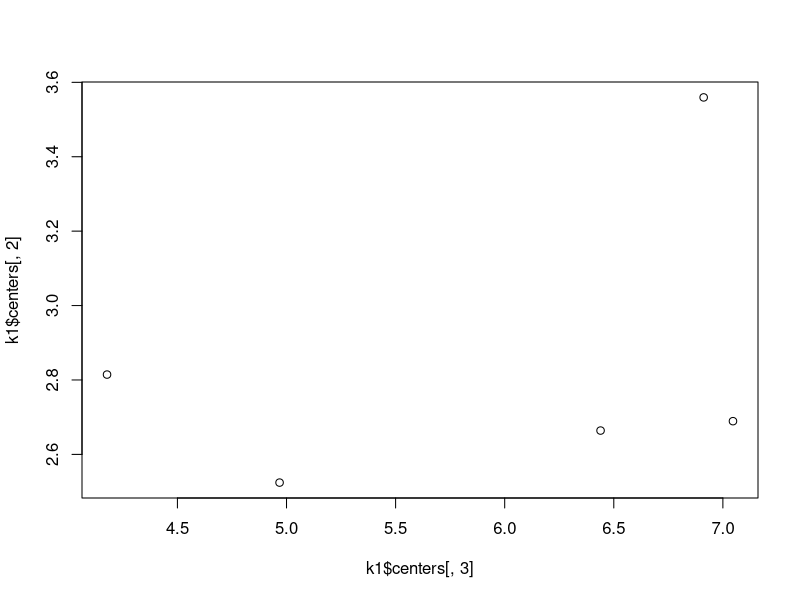
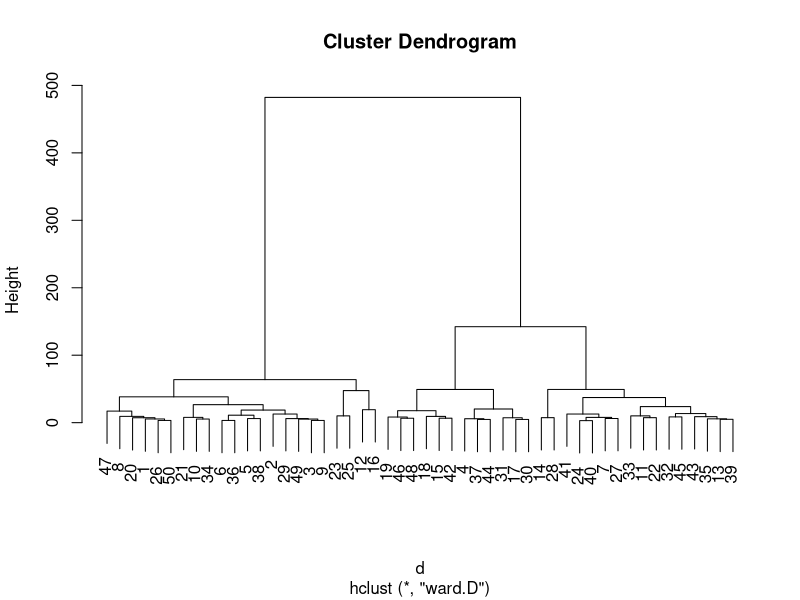
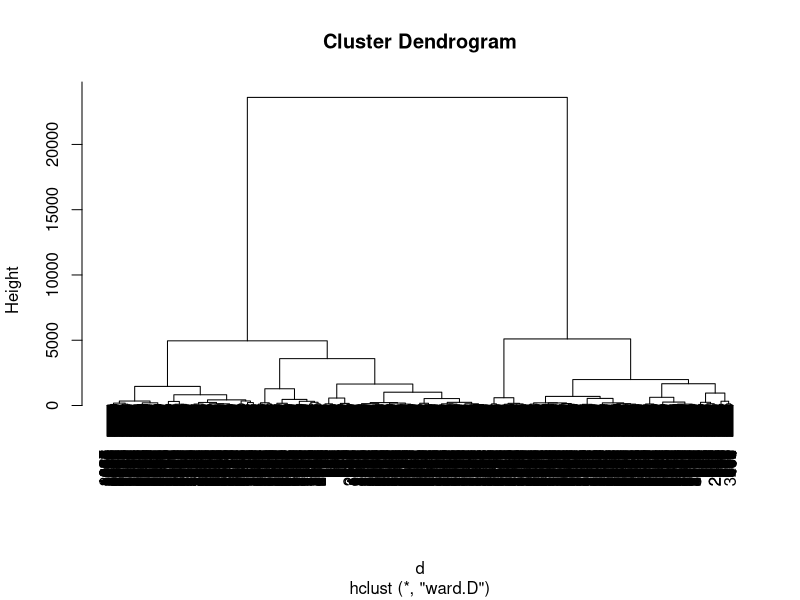
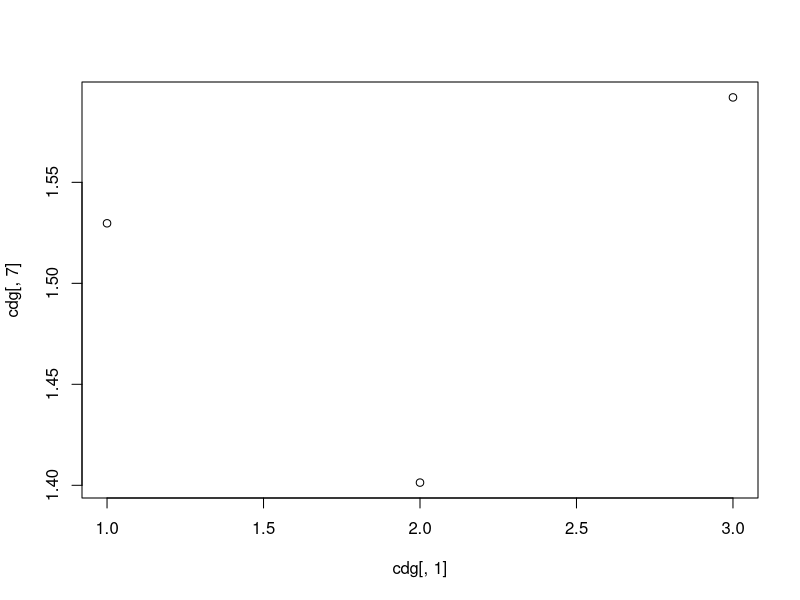
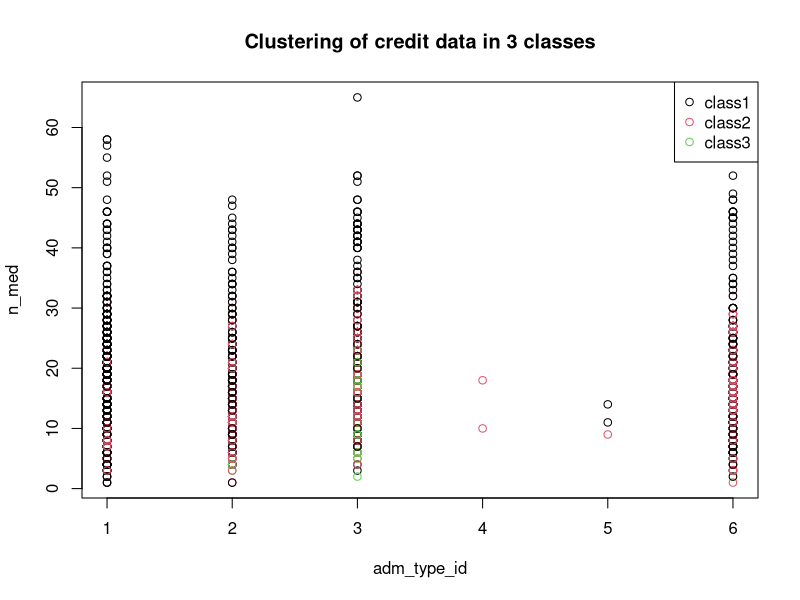
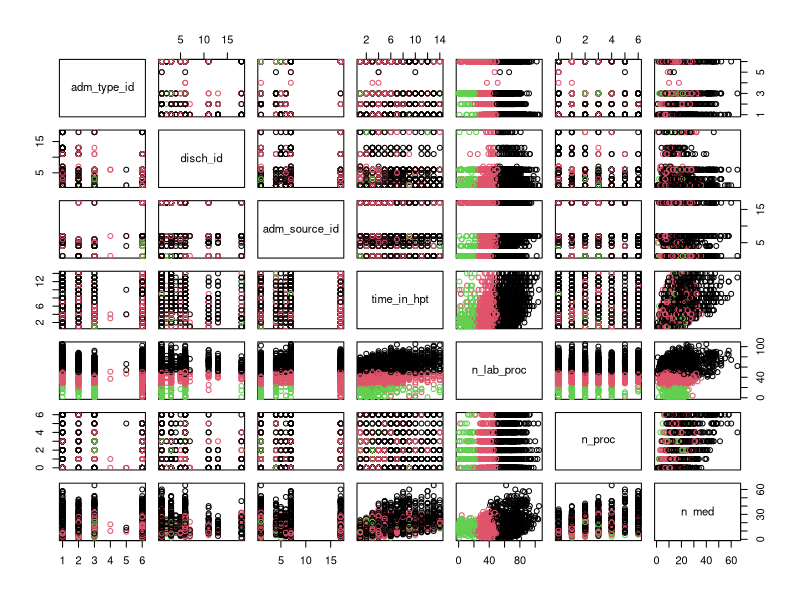

The R source for these figures, in order: (Note: this script raises an error after producing the figures.)
base_path <- "E:/Marc/Cole/Uni/7eQ/MD/DataMiningOverDiabetics"
setwd(file.path(base_path))
diabetic_data <- read.csv("processed_data.csv", na.strings = c("?"))

names(diabetic_data)
dim(diabetic_data)
summary(diabetic_data)


attach(diabetic_data)

#set a list of numerical variables
names(diabetic_data)

dcon <- data.frame (adm_type_id,disch_id,adm_source_id,time_in_hpt,n_lab_proc,n_proc,n_med,n_outp,n_emerg,n_inp,n_diag)
dim(dcon)

#
# CLUSTERING
#



# KMEANS RUN, BUT HOW MANY CLASSES?

k1 <- kmeans(dcon,5)
names(dcon)
print(k1)

attributes(k1)

k1$size

k1$withinss

k1$centers

# LETS COMPUTE THE DECOMPOSITION OF INERTIA

Bss <- sum(rowSums(k1$centers^2)*k1$size)
Bss
Wss <- sum(k1$withinss)
Wss
Tss <- k1$totss
Tss

Bss+Wss

Ib1 <- 100*Bss/(Bss+Wss)
Ib1

# LETS REPEAT THE KMEANS RUN WITH K=5

k2 <- kmeans(dcon,5)
k2$size

Bss <- sum(rowSums(k2$centers^2)*k2$size)
Bss
Wss <- sum(k2$withinss)
Wss

Ib2 <- 100*Bss/(Bss+Wss)
Ib2
Ib1

k2$centers
k1$centers

plot(k1$centers[,3],k1$centers[,2])

table(k1$cluster, k2$cluster)

# WHY WE HAVE OBTAINED DIFFERENT RESULTS?, AND WHICH RUN IS BETTER?

# NOW TRY K=8

k3 <- kmeans(dcon,8)
k3$size

Bss <- sum(rowSums(k3$centers^2)*k3$size)
Wss <- sum(k3$withinss)

Ib3 <- 100*Bss/(Bss+Wss)
Ib3


# HIERARCHICAL CLUSTERING

d  <- dist(dcon[1:50,])
h1 <- hclust(d,method="ward.D")  # NOTICE THE COST
plot(h1)

d  <- dist(dcon)
h1 <- hclust(d,method="ward.D")  # NOTICE THE COST
plot(h1)

# BUT WE ONLY NEED WHERE THERE ARE THE LEAPS OF THE HEIGHT

# WHERE ARE THER THE LEAPS? WHERE WILL YOU CUT THE DENDREOGRAM?, HOW MANY CLASSES WILL YOU OBTAIN?

nc = 3

c1 <- cutree(h1,nc)

c1[1:20]

nc = 5

c5 <- cutree(h1,nc)

c5[1:20]


table(c1)
table(c5)
table(c1,c5)


cdg <- aggregate(as.data.frame(dcon),list(c1),mean)
cdg

plot(cdg[,1], cdg[,7])

# LETS SEE THE PARTITION VISUALLY


plot(adm_type_id,n_med,col=c1,main="Clustering of credit data in 3 classes")
legend("topright",c("class1","class2","class3"),pch=1,col=c(1:3))



#plot(RatiFin,Estalvi)
#plot(RatiFin,Estalvi,col=c1,main="Clustering of credit data in 3 classes")
#legend("topright",c("class1","class2","class3"),pch=1,col=c(1:3), cex=0.6)

#plot(Antiguedad.Trabajo,Estalvi,col=c1,main="Clustering of credit data in 3 classes")
#legend("topright",c("class1","class2","class3"),pch=1,col=c(1:3), cex=0.6)
#plot(Patrimonio, Ingresos,col=c1,main="Clustering of credit data in 3 classes")
##legend("topright",c("class1","class2","class3"),pch=1,col=c(1:3), cex=0.6)
#plot(Patrimonio, Antiguedad.Trabajo,col=c1,main="Clustering of credit data in 3 classes")
#legend("topright",c("class1","class2","class3"),pch=1,col=c(1:3), cex=0.6)

pairs(dcon[,1:7], col=c1)

#plot(FI[,1],FI[,2],col=c1,main="Clustering of credit data in 3 classes")
#legend("topleft",c("c1","c2","c3"),pch=1,col=c(1:3))

# LETS SEE THE QUALITY OF THE HIERARCHICAL PARTITION



Bss <- sum(rowSums(cdg^2)*as.numeric(table(c1)))

Ib4 <- 100*Bss/Tss
Ib4


#move to Gower mixed distance to deal 
#simoultaneously with numerical and qualitative data

library(cluster)

#dissimilarity matrix

actives<-c(2:16)
actives<-c(2:29)
dissimMatrix <- daisy(diabetic_data[,actives], metric = "gower", stand=TRUE)

distMatrix<-dissimMatrix^2

h1 <- hclust(distMatrix,method="ward.D")  # NOTICE THE COST
#versions noves "ward.D" i abans de plot: par(mar=rep(2,4)) si se quejara de los margenes del plot

plot(h1)

c2 <- cutree(h1,4)

#class sizes 
table(c2)

#comparing with other partitions
table(c1,c2)


names(diabetic_data)
#disch_id
boxplot(diabetic_data[,9]~c2, horizontal=TRUE)
#adm_source_id
boxplot(diabetic_data[,10]~c2, horizontal=TRUE)
#time_in_hpt
boxplot(diabetic_data[,11]~c2, horizontal=TRUE)

pairs(dcon[,1:7], col=c2)

plot(disch_id,adm_source_id,col=c2,main="Clustering of credit data in 3 classes")
#legend("topright",levels(c2),pch=1,col=c(1:4), cex=0.6)

cdg <- aggregate(as.data.frame(dcon),list(c2),mean)
cdg

plot(n_lab_proc, n_med, col= c2)
points(cdg[,4],cdg[,5],pch=16,col="orange")
text(cdg[,4],cdg[,5], labels=cdg[,1], pos=2, font=2, cex=0.7, col="orange")

potencials<-c(3,4,6,7,10,11)
pairs(dcon[,potencials],col=c2)

#Profiling plots

